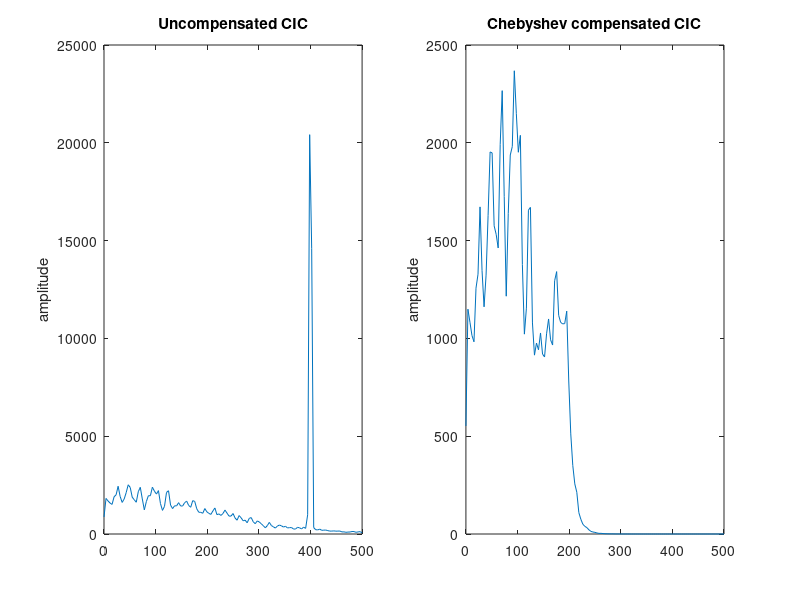

Source code (MATLAB):
% CIC testing
% N4_R8_M1
clear all


Fs = 1e4;
t= 0:1/Fs:5.0 ;
y = randn(size(t)) ;
y = y+0.5*sin(2*pi*400*t) ;

%CIC lowpass and decimate
int1 = y(1) ;
int2 = int1 ;
int3 = int1 ;
int4 = int1 ;
j = 1 ;
nIF = 10 ;
last_c1 = 0;
last_c2 = 0;
last_c3 = 0;
last_int4 = 0;
downsample_now = 0 ;
comb4 = zeros(1,length(t));

for i=1:length(y)
  int1 = int1 + y(i) ;
  int2 = int2 + int1 ;
  int3 = int3 + int2 ;
  int4 = int4 + int3 ;
  if (mod(i,nIF)==0)
    comb1 = int4 - last_int4 ;
    comb2 = comb1 - last_c1 ;
    comb3 = comb2 - last_c2 ;
    comb4(j) = comb3 - last_c3 ;
    last_int4 = int4 ;
    last_c1 = comb1;
    last_c2 = comb2;
    last_c3 = comb3;
    j = j + 1 ;
  end
end

% now plot the tuned spectrum and signal
figure(1);clf;
subplot(1,2,1)
pwelch(comb4,[256],[],[],Fs/nIF);
title('Uncompensated CIC')

% add chebyshev compensator
subplot(1,2,2)
[b,a] = cheby1(4, 2, 0.4);
out = filter(b,a,comb4) ;
pwelch(out,[256],[],[],Fs/nIF);
title('Chebyshev compensated CIC')

